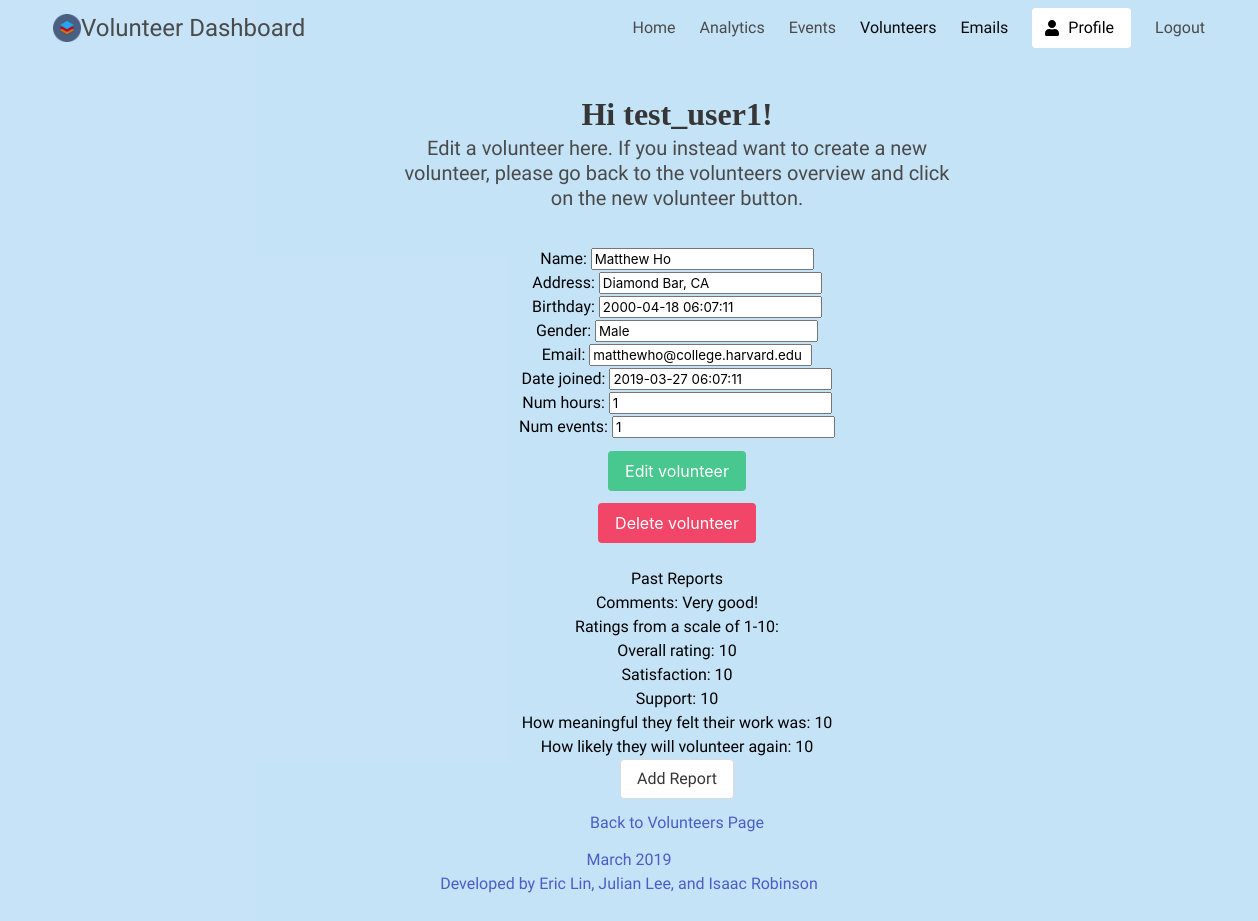
The app's page /volunteers/edit-volunteer/?id=5 (signed in) with its own data.
### users/models.py (models this page shows, shortened)
class CustomUser(AbstractUser):
    first_name = models.CharField(max_length=30)
    last_name = models.CharField(max_length=30)
    REQUIRED_FIELDS = ['first_name', 'last_name', 'email']

### volunteers/models.py (models this page shows, shortened)
class Volunteer(models.Model):		# To store volunteers
	name = models.CharField(max_length=256)
	address = models.CharField(max_length=256)
	birthday = models.DateTimeField(default=timezone.now)	# default is today
	gender = models.CharField(max_length=16)
	email = models.EmailField()
	date_joined = models.DateTimeField(default=timezone.now)  # keeps track of when they joined
	num_hours = models.IntegerField(default=0)
	num_events = models.IntegerField(default=0)

class VolunteerReport(models.Model):		# To store reports from volunteers
	volunteer = models.ForeignKey(
		'volunteers.Volunteer',
		on_delete=models.CASCADE,
	)
	event = models.ManyToManyField('events.Event')
	comments = models.TextField(
		blank=True,
		max_length=3600,
	)
	overall_rating = models.PositiveIntegerField(
		default=5,
		validators=[
			MinValueValidator(1),
			MaxValueValidator(10),
		]
	)
	satisfaction = models.PositiveIntegerField(
		default=5,
		validators=[
			MinValueValidator(1),
			MaxValueValidator(10),
		]
	)
	support = models.PositiveIntegerField(
		default=5,
		validators=[
			MinValueValidator(1),
			MaxValueValidator(10),
		]
	)
	meaningful = models.PositiveIntegerField(
		default=5,
		validators=[
			MinValueValidator(1),
			MaxValueValidator(10),
		]
	)
	repeat_likeliness = models.PositiveIntegerField(
		default=5,
		validators=[
			MinValueValidator(1),
			MaxValueValidator(10),
		]
	)

### volunteers/views.py (the view, shortened to what this page needs)
# urls.py: path('edit-volunteer/', views.edit_volunteer, name='edit_volunteer'),	# path for editing volunteer view
def edit_volunteer(request):
	volunteer_id = request.GET.get('id', '')
	if volunteer_id == '':
		return render(request, 'form_error.html')	# error page
	else:
		form_instance = Volunteer.objects.get(id=volunteer_id)
		if request.method == "GET":		# render page to edit volunteer
			form = VolunteerForm(instance=form_instance)
			reports = list(VolunteerReport.objects.filter(volunteer=volunteer_id).values())
			context = {
				'form': form,
				'volunteer_id': volunteer_id,
				'reports': reports,
			}
			return render(request, 'volunteers_edit.html',context)

### volunteers/forms.py
class VolunteerForm(forms.ModelForm):
	class Meta:
		model = Volunteer
		fields = (
			'name',
			'address',
			'birthday',
			'gender',
			'email',
			'date_joined',
			'num_hours',
			'num_events',
		)

### templates/volunteers_edit.html (shortened to what this page needs)
{% extends 'base.html' %}
{% block content %}
	{% if user.is_authenticated %}
    <section class="section">
      <div class="hero-body">
        <div class="container has-text-centered">
          <div class="columns is-centered">
            <div class="column is-half">
              <h1 class="title">
                Hi {{ user.username }}!
              </h1>
              <h2 class="subtitle">
                Edit a volunteer here. If you instead want to create a new volunteer, please go back to the volunteers overview and click on the new volunteer button.
              </h2>
            </div>
          </div>
          <div class="column is-6 is-offset-3">
            <form method="post">
              <div class="field is-grouped is-grouped-centered">
                <div class="control">
                  {{ form.as_p }}
                </div>
              </div>
              <div class="field is-grouped is-grouped-centered">
                <div class="control">
                  <button type="submit" class="button is-success">Edit volunteer</button>
                </div>
              </div>
              <div class="field is-grouped is-grouped-centered">
                <div class="control">
                  <input type="submit" value="Delete volunteer" class="button is-danger" name="delete">
                </div>
              </div>
            </form>
            <br>
            <h2> Past Reports </h2>
            <ul>
              {% for report in reports %}
                <p>Comments: {{report.comments}}</p>
                <p>Ratings from a scale of 1-10:</p>
                <p>Overall rating: {{report.overall_rating}}</p>
                <p>Satisfaction: {{report.satisfaction}}</p>
                <p>Support: {{report.support}}</p>
                <p>How meaningful they felt their work was: {{report.meaningful}}</p>
                <p>How likely they will volunteer again: {{report.repeat_likeliness}}</p>
              {% endfor %}
            </ul>
            <div class="field is-grouped is-grouped-centered">
              <a href="{% url 'volunteer_report' %}?volunteer_id={{volunteer_id}}" class="button" > Add Report </a>
            </div>
            <div class="field is-grouped-centered">
                <a href="{% url 'volunteers' %}"> Back to Volunteers Page </a>
            </div>
            <iframe src="https://www.facebook.com/plugins/share_button.php?href=https%3A%2F%2Fwww.indeed.com%2Fq-Volunteer-Political-Campaign-jobs.html&layout=button_count&size=large&appId=208209676198619&width=84&height=28" width="84" height="28" style="border:none;overflow:hidden" scrolling="no" frameborder="0" allowTransparency="true" allow="encrypted-media"></iframe>
          </div>
        </div>
      </div>
      <div class="hero-foot is-light has-text-centered">
        <a>
          March 2019 <br>
          Developed by Eric Lin, Julian Lee, and Isaac Robinson
        </a>
      </div>
    </section>
	{% endif %}
{% endblock %}

### static/css/styles.css (style rules this page uses)
.title { font-family: Verdana; font-size: 15px; }
.hero-body { height: 100vh; width: 100vw; }

### templates/base.html (style rules this page uses)
* { font-family: 'Didact Gothic', sans-serif; color: black; }
body { height: 100%; margin : 0; }

### records on screen
CustomUser: username "test_user1"
Volunteer: name "Matthew Ho", address "Diamond Bar, CA", birthday "2000-04-18 06:07:11", gender "Male", email "matthewho@college.harvard.edu", date_joined "2019-03-27 06:07:11", num_hours "1", num_events "1"
VolunteerReport: comments "Very good!", overall_rating "10", satisfaction "10", support "10", meaningful "10", repeat_likeliness "10"
